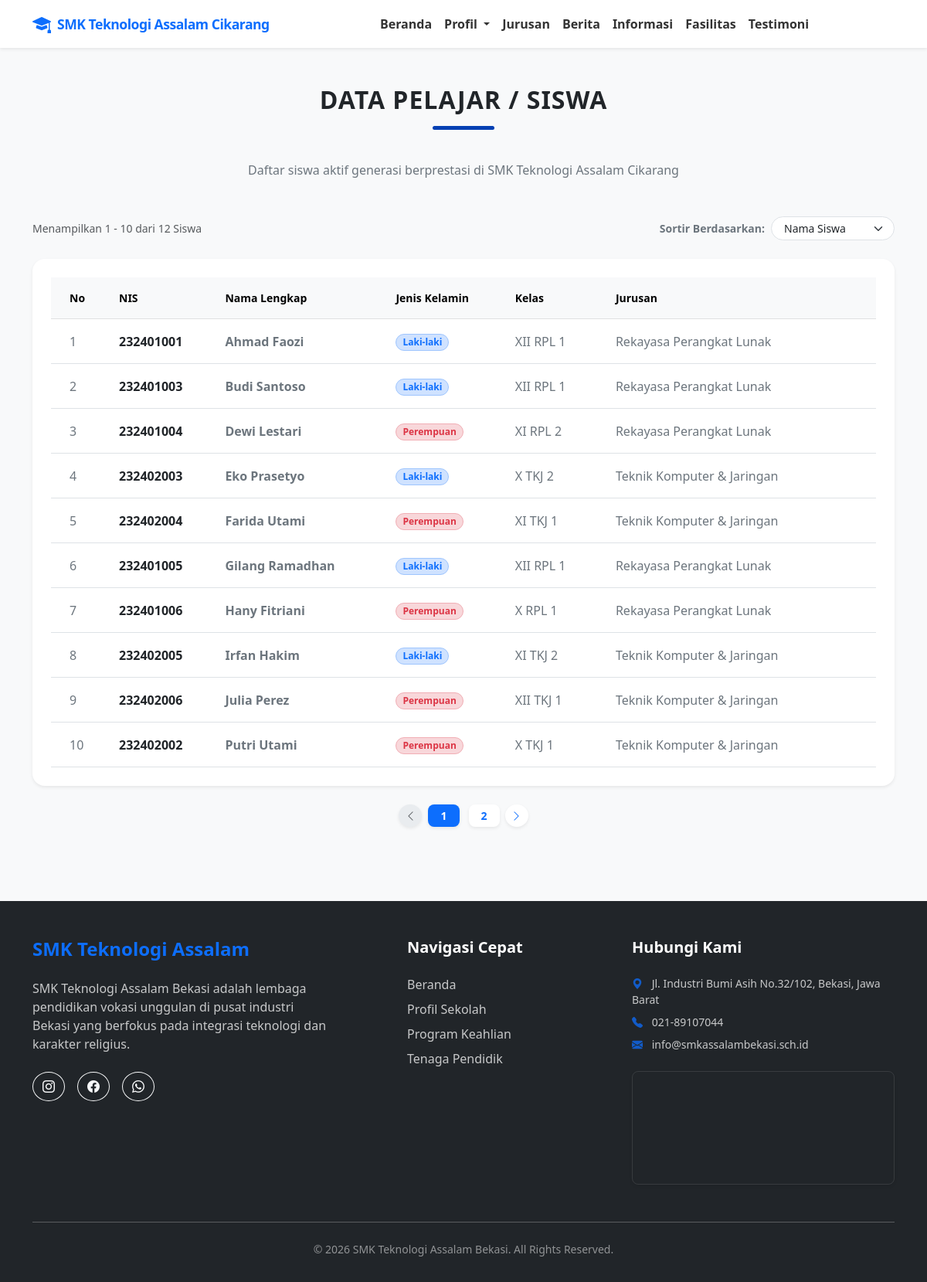
The app's page /siswa.php with its own data.
### tables this page shows
CREATE TABLE `hero` (
  `id` int(11) NOT NULL,
  `judul_utama` varchar(255) NOT NULL,
  `subtitle` text NOT NULL,
  `img_slider_1` varchar(255) NOT NULL,
  `img_slider_2` varchar(255) NOT NULL
);

CREATE TABLE `siswa` (
  `id` int(11) NOT NULL,
  `nis` varchar(20) NOT NULL,
  `nama` varchar(150) NOT NULL,
  `jk` enum('Laki-laki','Perempuan') NOT NULL,
  `kelas` varchar(50) NOT NULL,
  `jurusan` varchar(150) NOT NULL
);

CREATE TABLE `kontak` (
  `id` int(11) NOT NULL,
  `alamat` text NOT NULL,
  `telp` varchar(50) NOT NULL,
  `email` varchar(100) NOT NULL,
  `wa` varchar(50) NOT NULL,
  `ig` varchar(100) NOT NULL,
  `fb` varchar(100) NOT NULL,
  `tentang` text NOT NULL
);

### siswa.php (the view, shortened to what this page needs)
<?php
$conn = mysqli_connect("localhost", "root", "", "dbassalam");
$sort_by = $_GET['sort'] ?? 'nama';
$limit = 10;
$query_total = mysqli_query($conn, "SELECT COUNT(*) as total FROM siswa");
$data_total = mysqli_fetch_assoc($query_total);
$total_data = $data_total['total'];
$total_pages = ceil($total_data / $limit);
$current_page = isset($_GET['page']) ? (int)$_GET['page'] : 1;
$offset = ($current_page - 1) * $limit;
$query_siswa = "SELECT * FROM siswa ORDER BY $sort_by ASC LIMIT $limit OFFSET $offset";
$result_siswa = mysqli_query($conn, $query_siswa);
$siswa_tampil = [];
if ($result_siswa && mysqli_num_rows($result_siswa) > 0) {
    while ($row = mysqli_fetch_assoc($result_siswa)) {
        $siswa_tampil[] = $row;
    }
}
include 'header.php';
?>
    <main class="container content-wrapper">
        <div class="text-center mb-5">
            <h2 class="section-title">Data Pelajar / Siswa</h2>
            <p class="text-secondary">Daftar siswa aktif generasi berprestasi di <?= $hero['judul_utama'] ?? 'SMK Teknologi Assalam' ?></p>
        </div>
        <div class="d-flex flex-column flex-md-row justify-content-between align-items-md-center gap-3 mb-4">
            <div class="text-muted small">
                Menampilkan <?= $total_data > 0 ? $offset + 1 : 0 ?> - <?= min($offset + $limit, $total_data) ?> dari <?= $total_data ?> Siswa
            </div>
            <form method="GET" class="d-flex align-items-center gap-2">
                <label for="sort" class="small fw-semibold text-secondary text-nowrap mb-0">Sortir Berdasarkan:</label>
                <select name="sort" id="sort" class="form-select form-select-sm rounded-pill px-3" onchange="this.form.submit()" style="width: 160px;">
                    <option value="nama" <?= $sort_by == 'nama' ? 'selected' : '' ?>>Nama Siswa</option>
                </select>
            </form>
        </div>
        <div class="card border-0 shadow-sm rounded-4 overflow-hidden mb-4">
            <div class="card-body p-4">
                <div class="table-responsive">
                    <table class="table table-hover align-middle mb-0">
                        <thead class="table-light">
                            <tr class="text-secondary fw-bold small">
                                <th class="py-3 px-4" style="width: 80px;">No</th>
                                <th class="py-3">NIS</th>
                                <th class="py-3">Nama Lengkap</th>
                                <th class="py-3">Jenis Kelamin</th>
                                <th class="py-3">Kelas</th>
                                <th class="py-3 px-4">Jurusan</th>
                            </tr>
                        </thead>
                        <tbody>
                            <?php if (!empty($siswa_tampil)): ?>
                                <?php $no = $offset + 1; foreach($siswa_tampil as $s): ?>
                                <tr>
                                    <td class="py-3 px-4 fw-medium text-secondary"><?= $no++; ?></td>
                                    <td class="py-3 fw-bold text-dark"><?= htmlspecialchars($s['nis']) ?></td>
                                    <td class="py-3 text-secondary fw-semibold"><?= htmlspecialchars($s['nama']) ?></td>
                                    <td class="py-3">
                                        <?php if($s['jk'] == 'Laki-laki'): ?>
                                            <span class="badge bg-primary-subtle text-primary border border-primary-subtle px-2 py-1 rounded-pill small">Laki-laki</span>
                                        <?php else: ?>
                                            <span class="badge bg-danger-subtle text-danger border border-danger-subtle px-2 py-1 rounded-pill small">Perempuan</span>
                                        <?php endif; ?>
                                    </td>
                                    <td class="py-3 text-secondary"><?= htmlspecialchars($s['kelas']) ?></td>
                                    <td class="py-3 px-4 text-secondary"><?= htmlspecialchars($s['jurusan']) ?></td>
                                </tr>
                                <?php endforeach; ?>
                            <?php endif; ?>
                        </tbody>
                    </table>
                </div>
            </div>
        </div>
        <?php if ($total_pages > 1): ?>
        <nav aria-label="Navigasi Halaman Siswa">
            <ul class="pagination pagination-sm justify-content-center gap-1">
                <li class="page-item <?= $current_page <= 1 ? 'disabled' : '' ?>">
                    <a class="page-link rounded-circle border-0 shadow-sm" href="?page=<?= $current_page - 1 ?>&sort=<?= $sort_by ?>" aria-label="Previous">
                        <i class="bi bi-chevron-left"></i>
                    </a>
                </li>
                <?php for ($i = 1; $i <= $total_pages; $i++): ?>
                    <li class="page-item <?= $current_page == $i ? 'active' : '' ?>">
                        <a class="page-link rounded-3 border-0 shadow-sm px-3 mx-1 fw-semibold" href="?page=<?= $i ?>&sort=<?= $sort_by ?>"><?= $i ?></a>
                    </li>
                <?php endfor; ?>
                <li class="page-item <?= $current_page >= $total_pages ? 'disabled' : '' ?>">
                    <a class="page-link rounded-circle border-0 shadow-sm" href="?page=<?= $current_page + 1 ?>&sort=<?= $sort_by ?>" aria-label="Next">
                        <i class="bi bi-chevron-right"></i>
                    </a>
                </li>
            </ul>
        </nav>
        <?php endif; ?>
    </main>
<?php
include 'footer.php';
?>

### header.php (shortened to what this page needs)
<?php
include 'koneksi.php';
$hero     = mysqli_fetch_assoc(mysqli_query($conn, "SELECT * FROM hero LIMIT 1")) ?? [];
$kontak   = mysqli_fetch_assoc(mysqli_query($conn, "SELECT * FROM kontak LIMIT 1")) ?? [];
?>
<!DOCTYPE html>
<html lang="id">
<head>
    <link href="https://cdn.jsdelivr.net/npm/bootstrap@5.3.0/dist/css/bootstrap.min.css" rel="stylesheet">
    <link rel="stylesheet" href="https://cdn.jsdelivr.net/npm/bootstrap-icons@1.11.0/font/bootstrap-icons.css">
</head>
<body>
    <nav id="mainNav" class="navbar navbar-expand-lg fixed-top shadow-sm py-2">
        <div class="container">
            <a class="navbar-brand fw-bold text-primary d-flex align-items-center" href="index.php">
                <i class="bi bi-mortarboard-fill me-2 fs-4"></i>
                <span style="letter-spacing: -0.5px; font-size: 1.1rem;"><?= $hero['judul_utama'] ?? '' ?></span>
            </a>
            <div class="collapse navbar-collapse" id="navbarNav">
                <ul class="navbar-nav ms-auto align-items-lg-center">
                    <li class="nav-item"><a class="nav-link px-lg-2 small fw-semibold" href="index.php">Beranda</a></li>
                    <li class="nav-item dropdown">
                        <a class="nav-link dropdown-toggle px-lg-2 small fw-semibold" href="#" id="navbarDropdownProfil" role="button" data-bs-toggle="dropdown" aria-expanded="false">
                            Profil
                        </a>
                    </li>
                    <li class="nav-item"><a class="nav-link px-lg-2 small fw-semibold" href="index.php#jurusan">Jurusan</a></li>
                    <li class="nav-item"><a class="nav-link px-lg-2 small fw-semibold" href="index.php#berita">Berita</a></li>
                    <li class="nav-item"><a class="nav-link px-lg-2 small fw-semibold" href="index.php#informasi">Informasi</a></li>
                    <li class="nav-item"><a class="nav-link px-lg-2 small fw-semibold" href="index.php#fasilitas">Fasilitas</a></li>
                    <li class="nav-item"><a class="nav-link px-lg-2 small fw-semibold" href="index.php#testimoni">Testimoni</a></li>
                    <li class="nav-item ms-lg-2 mt-2 mt-lg-0">
                        <a class="nav-link btn btn-danger btn-sm text-white px-3 py-1 rounded-pill d-inline-block w-auto" href="dashboard" style="font-size: 0.85rem;">
                            <i class="bi bi-lock-fill me-1"></i> Admin
                        </a>
                    </li>
                </ul>
            </div>
        </div>
    </nav>

### footer.php (shortened to what this page needs)
<footer class="bg-dark text-white pt-5 pb-3">
        <div class="container">
            <div class="row g-5">
                <div class="col-lg-5">
                    <h4 class="fw-bold text-primary mb-4">SMK Teknologi Assalam</h4>
                    <p class="opacity-75 pe-lg-5 mb-4"><?= $kontak['tentang'] ?? '' ?></p>
                    <div class="d-flex gap-3 mt-4">
                        <a href="https://www.instagram.com/<?= $kontak['ig'] ?? '' ?>" class="btn btn-outline-light rounded-circle"><i class="bi bi-instagram"></i></a>
                        <a href="https://fb.me/<?= $kontak['fb'] ?? '' ?>" class="btn btn-outline-light rounded-circle"><i class="bi bi-facebook"></i></a>
                        <a href="https://wa.me/<?= $kontak['wa'] ?? '' ?>" class="btn btn-outline-light rounded-circle"><i class="bi bi-whatsapp"></i></a>
                    </div>
                </div>
                <div class="col-lg-3">
                    <h5 class="fw-bold mb-4">Navigasi Cepat</h5>
                    <ul class="list-unstyled opacity-75">
                        <li class="mb-2"><a href="#hero" class="text-white text-decoration-none">Beranda</a></li>
                        <li class="mb-2"><a href="#profil" class="text-white text-decoration-none">Profil Sekolah</a></li>
                        <li class="mb-2"><a href="#jurusan" class="text-white text-decoration-none">Program Keahlian</a></li>
                        <li class="mb-2"><a href="#guru" class="text-white text-decoration-none">Tenaga Pendidik</a></li>
                    </ul>
                </div>
                <div class="col-lg-4">
                    <h5 class="fw-bold mb-4">Hubungi Kami</h5>
                    <p class="small opacity-75 mb-2"><i class="bi bi-geo-alt-fill text-primary me-2"></i> <?= $kontak['alamat'] ?? '' ?></p>
                    <p class="small opacity-75 mb-2"><i class="bi bi-telephone-fill text-primary me-2"></i> <?= $kontak['telp'] ?? '' ?></p>
                    <p class="small opacity-75 mb-4"><i class="bi bi-envelope-fill text-primary me-2"></i> <?= $kontak['email'] ?? '' ?></p>
                    <?php if (!empty($kontak['alamat'])): ?>
                        <div class="rounded-3 overflow-hidden shadow-sm ratio ratio-21x9" style="border: 1px solid rgba(255,255,255,0.1);">
                            <iframe
                                src="https://maps.google.com/maps?q=<?= $hero['judul_utama'] ?> <?= urlencode($kontak['alamat']) ?>&t=&z=15&ie=UTF8&iwloc=&output=embed"
                                style="border:0;"
                                allowfullscreen=""
                                loading="lazy"
>
                            </iframe>
                        </div>
                    <?php endif; ?>
                </div>
            </div>
            <hr class="mt-5 mb-4 opacity-25">
            <div class="text-center opacity-50 small">
                <p>&copy; 2026 SMK Teknologi Assalam Bekasi. All Rights Reserved. </p>
            </div>
        </div>
    </footer>
</body>
</html>

### header.php (style rules this page uses)
:root { --primary-color: #0440b3; --accent-color: #ffc107; }
body { font-family: 'Segoe UI', Tahoma, Geneva, Verdana, sans-serif; background-color: #f8f9fa; overflow-x: hidden; }
.navbar { background: rgba(255, 255, 255, 0.95); backdrop-filter: blur(10px); }
.nav-link { font-weight: 500; color: #333; transition: 0.3s; }
.content-wrapper { padding-top: 110px; padding-bottom: 80px; }
.section-title { font-weight: 800; margin-bottom: 40px; position: relative; padding-bottom: 20px; text-transform: uppercase; letter-spacing: 1px; }
.section-title::after { content: ''; position: absolute; bottom: 0; left: 50%; transform: translateX(-50%); width: 80px; height: 5px; background: var(--primary-color); border-radius: 10px; }

### records on screen
hero: judul_utama "SMK Teknologi Assalam Cikarang"
siswa: nis "232401001", nama "Ahmad Faozi", jk "Laki-laki", kelas "XII RPL 1", jurusan "Rekayasa Perangkat Lunak"
siswa: nis "232401003", nama "Budi Santoso", jk "Laki-laki", kelas "XII RPL 1", jurusan "Rekayasa Perangkat Lunak"
siswa: nis "232401004", nama "Dewi Lestari", jk "Perempuan", kelas "XI RPL 2", jurusan "Rekayasa Perangkat Lunak"
siswa: nis "232402003", nama "Eko Prasetyo", jk "Laki-laki", kelas "X TKJ 2", jurusan "Teknik Komputer & Jaringan"
siswa: nis "232402004", nama "Farida Utami", jk "Perempuan", kelas "XI TKJ 1", jurusan "Teknik Komputer & Jaringan"
siswa: nis "232401005", nama "Gilang Ramadhan", jk "Laki-laki", kelas "XII RPL 1", jurusan "Rekayasa Perangkat Lunak"
siswa: nis "232401006", nama "Hany Fitriani", jk "Perempuan", kelas "X RPL 1", jurusan "Rekayasa Perangkat Lunak"
siswa: nis "232402005", nama "Irfan Hakim", jk "Laki-laki", kelas "XI TKJ 2", jurusan "Teknik Komputer & Jaringan"
siswa: nis "232402006", nama "Julia Perez", jk "Perempuan", kelas "XII TKJ 1", jurusan "Teknik Komputer & Jaringan"
siswa: nis "232402002", nama "Putri Utami", jk "Perempuan", kelas "X TKJ 1", jurusan "Teknik Komputer & Jaringan"
kontak: tentang "SMK Teknologi Assalam Bekasi adalah lembaga pendidikan vokasi unggulan di pusat industri Bekasi yang berfokus pada integrasi teknologi dan karakter religius.", alamat "Jl. Industri Bumi Asih No.32/102, Bekasi, Jawa Barat", telp "021-89107044", email "info@smkassalambekasi.sch.id"

### other values on screen
$offset + 1 "1"
min($offset + $limit, $total_data) "10"
$total_data "12"
